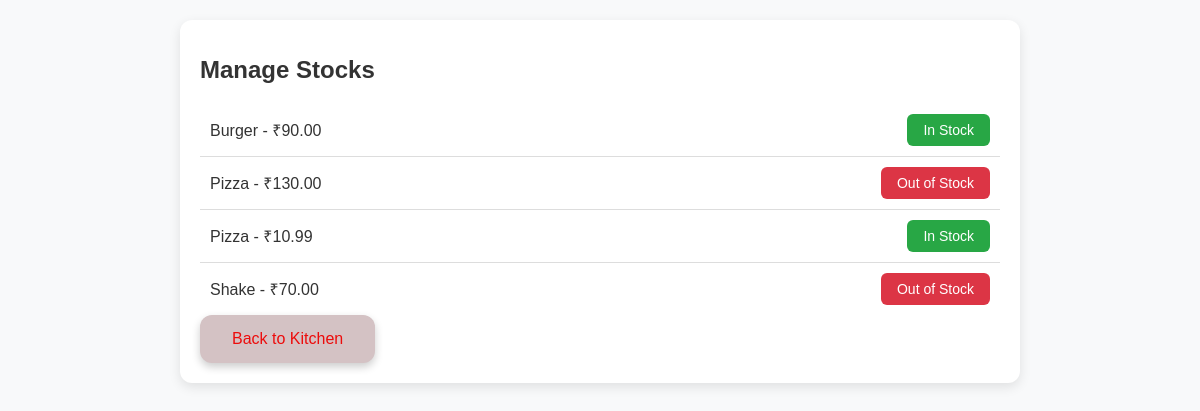
The page /menu/stocks/ (signed in) on the database its author committed.
### restaurant/models.py (models this page shows, shortened)
class Menu(models.Model):
    name = models.CharField(max_length=100)
    description = models.TextField()
    price = models.DecimalField(max_digits=6, decimal_places=2)
    image = models.ImageField(
        upload_to='menu_images/',
        blank=True,
        null=True,
        validators=[FileExtensionValidator(['jpg', 'jpeg', 'png', 'webp'])],
        help_text="Upload food image (JPEG, PNG, WEBP)"
    )
    is_in_stock = models.BooleanField(default=True)
    class Meta:
        verbose_name = "Menu Item"
        verbose_name_plural = "Menu Items"
        ordering = ['name']

### restaurant/views.py (the view)
# urls.py: path('stocks/', views.stocks, name='stocks'),  # New URL for stocks management
def stocks(request):
    if not is_staff_authenticated(request):  # Use your custom authentication check
        return redirect('staff_login')
    menu_items = Menu.objects.all()
    return render(request, 'restaurant/stocks.html', {'menu_items': menu_items})

### restaurant/views.py (called while the page is built)
def is_staff_authenticated(request):
    return 'staff_id' in request.session

### restaurant/templates/restaurant/stocks.html (shortened to what this page needs)
{% load static %}
<!DOCTYPE html>
<html lang="en">
<head>
    <link rel="stylesheet" href="{% static 'styles.css' %}">
</head>
<body>
    <div class="stocks-container">
        <h1>Manage Stocks</h1>
        <div id="menu-items">
            {% for item in menu_items %}
            <div class="menu-item" id="item-{{ item.id }}">
                <span>{{ item.name }} - ₹{{ item.price }}</span>
                <div>
                    <button class="{% if item.is_in_stock %}in-stock{% else %}out-of-stock{% endif %}"
                            onclick="toggleStock({{ item.id }})">
                        {% if item.is_in_stock %}In Stock{% else %}Out of Stock{% endif %}
                    </button>
                </div>
            </div>
            {% endfor %}
        </div>
        <button onclick="window.location.href='/kitchen/'"
                style="background-color: #d4c2c4; border: none; color: rgb(236, 12, 12);
                       padding: 15px 32px; text-align: center; text-decoration: none;
                       display: inline-block; font-size: 16px; font-family: 'Arial', sans-serif;
                       border-radius: 12px; transition: background-color 0.3s ease; cursor: pointer;
                       box-shadow: 0 4px 8px 0 rgba(0, 0, 0, 0.2);"
                onmouseover="this.style.backgroundColor='#45a049'"
                onmouseout="this.style.backgroundColor='#d4c2c4'">
            Back to Kitchen
        </button>
    </div>
</body>
</html>

### restaurant/static/styles.css (style rules this page uses)
body { font-family: 'Poppins', sans-serif; background-color: #f8f9fa; margin: 0; padding: 0; color: #333; }

### restaurant/templates/restaurant/stocks.html (style rules this page uses)
body { font-family: 'Poppins', sans-serif; background-color: #f8f9fa; margin: 0; padding: 20px; }
.stocks-container { max-width: 800px; margin: 0 auto; background: #fff; padding: 20px; box-shadow: 0 4px 12px rgba(0, 0, 0, 0.1); border-radius: 12px; }
.stocks-container h1 { font-size: 24px; color: #333; margin-bottom: 20px; }
.menu-item { display: flex; justify-content: space-between; align-items: center; padding: 10px; border-bottom: 1px solid #ddd; }
.menu-item:last-child { border-bottom: none; }
.menu-item button { padding: 8px 16px; border: none; border-radius: 6px; font-size: 14px; cursor: pointer; transition: background 0.3s ease; }
.menu-item button.in-stock { background: #28a745; color: #fff; }
.menu-item button.out-of-stock { background: #dc3545; color: #fff; }

### rows shown on the page
Menu: name "Burger", price "90.00", is_in_stock "In Stock"
Menu: name "Pizza", price "130.00", is_in_stock "Out of Stock"
Menu: name "Pizza", price "10.99", is_in_stock "In Stock"
Menu: name "Shake", price "70.00", is_in_stock "Out of Stock"
